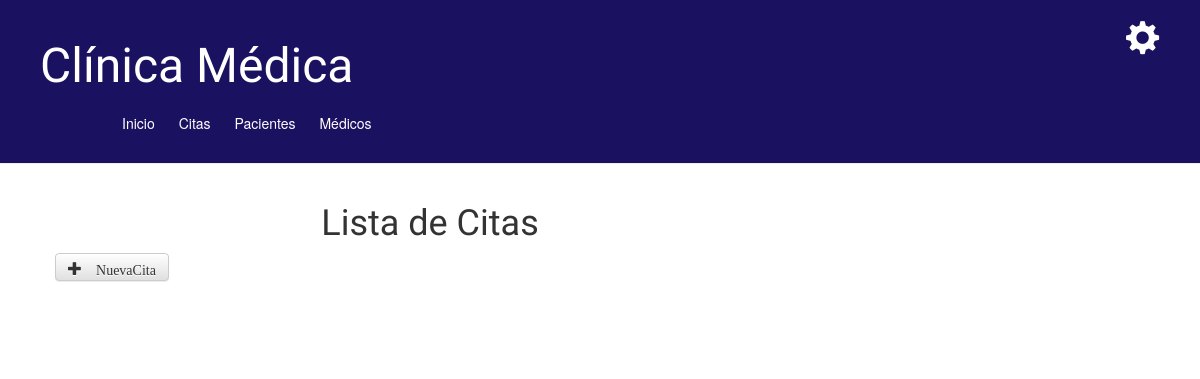
Before: / with the older database file.
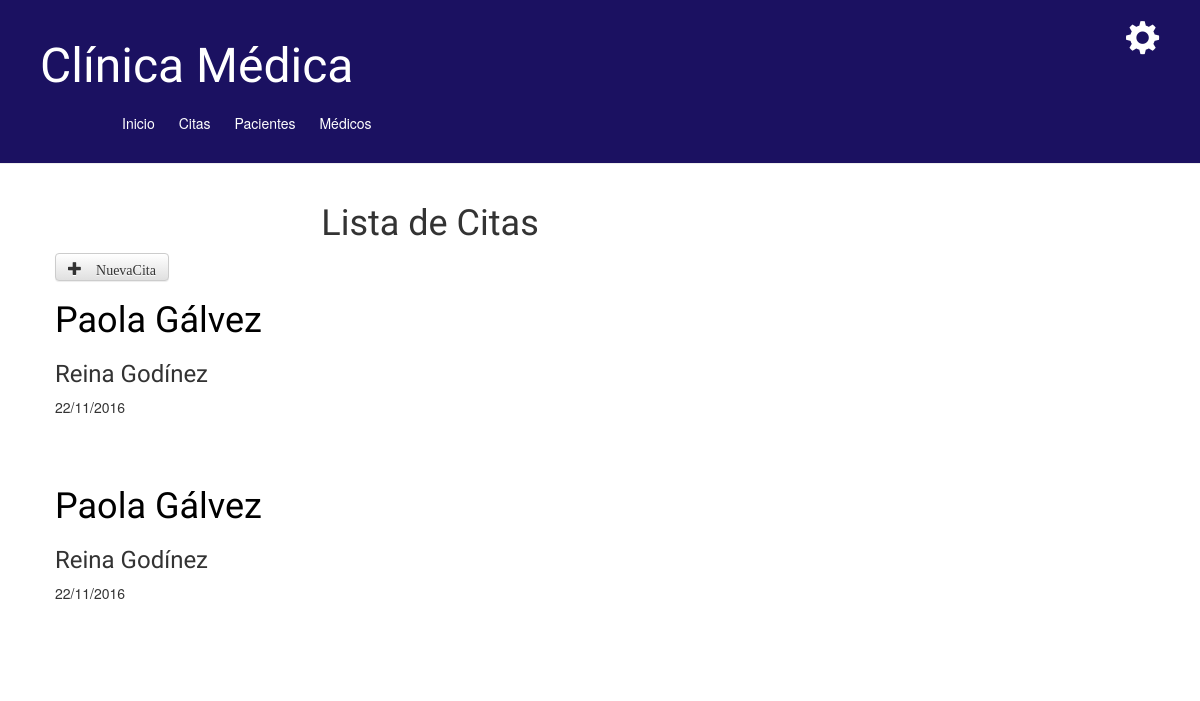
After: the same page with the newer database file.
### cita/models.py (models this page shows)
class Cita(models.Model):
    medico = models.ForeignKey(Medico, on_delete=models.CASCADE)
    paciente = models.ForeignKey(Paciente, on_delete=models.CASCADE)
    fecha = models.CharField(max_length=12, blank=False, null=True)
    hora = models.CharField(max_length=6, blank=False, null=True)
    observaciones = models.CharField(max_length=150, blank=True, null=True)

class Paciente(models.Model):
    nombre    = models.CharField(max_length=30)
    apellido  = models.CharField(max_length=20)
    edad      = models.IntegerField()
    sexo      = models.CharField(max_length=10)
    def __str__(self):
        return self.nombre + ' ' + self.apellido

class Medico(models.Model):
    nombre           = models.CharField(max_length=30)
    apellido         = models.CharField(max_length=20)
    especialidad     = models.CharField(max_length=25)
    telefono         = models.CharField(max_length=10)
    fecha_nacimiento = models.DateField()
    def __str__(self):
        return self.nombre + ' ' + self.apellido

### cita/views.py (the view)
# urls.py: url(r'^$', views.ListaCita),
def ListaCita(request):
    citas = Cita.objects.all
    return render(request, 'cita/ListaCita.html', {'citas':citas})

### cita/templates/cita/ListaCita.html (shortened to what this page needs)
{% extends 'cita/base.html' %}
{% block content %}
<h1 align="center">Lista de Citas</h1>
<a class="btn btn-default" href="{% url 'NuevaCita' %}"><span class="glyphicon glyphicon-plus"> NuevaCita</span></a>
    <div class="post">
      {% for post in citas %}
         <div class="post">
             <h1><a href="{% url 'cita.views.DetalleCita' pk=post.pk %}">{{ post.paciente }}</a></h1>
             <h3>{{ post.medico }}</h3>
             <p>{{ post.fecha }}</p>
         </div>
      {% endfor %}
    </div>
{% endblock %}

### cita/templates/cita/base.html (shortened to what this page needs)
{% load staticfiles %}
<html>
    <head>
        <link rel="stylesheet" href="//maxcdn.bootstrapcdn.com/bootstrap/3.2.0/css/bootstrap.min.css">
        <link rel="stylesheet" href="//maxcdn.bootstrapcdn.com/bootstrap/3.2.0/css/bootstrap-theme.min.css">
        <link rel="stylesheet" href="{% static 'css/cita.css' %}">
    </head>
    <body>
      <div class="page-header">
         <a class="top-menu"><span class="glyphicon glyphicon-cog"></span></a>
        <h1><a href="/">Clínica Médica</a></h1>
        <div class="header">
        <nav>
          <ul class="nav">
            <li><a href="/">Inicio</a></li>
            <li><a href="/">Citas</a>
            </li>
            <li><a href="/pacientes/">Pacientes</a>
            </li>
            <li><a href="/medicos/">Médicos</a>
            </li>
          </ul>
        </nav>
        </div>
      </div>
      <div class="content container">
        <div class="row">
          <div class="col-md-8">
            {% block content %}
            {% endblock %}
          </div>
          </div>
        </div>
    </body>
</html>

### cita/static/css/cita.css (style rules this page uses)
.page-header { background-color: #1b1161; margin-top: 0; padding: 20px 20px 20px 40px; }
.page-header h1, .page-header h1 a, .page-header h1 a:visited, .page-header h1 a:active { color: #ffffff; font-size: 36pt; text-decoration: none; }
.content { margin-left: 40px; }
h1, h2, h3, h4 { font-family: 'Lobster', cursive; }
.top-menu, .top-menu:hover, .top-menu:visited { color: #ffffff; float: right; font-size: 26pt; margin-right: 20px; }
.post { margin-bottom: 70px; }
.post h1 a, .post h1 a:visited { color: #000000; }
ul, ol { list-style:none; }
.nav { width:1000px; margin:0 auto; }
.nav > li { float:left; }
.nav li a { background-color:#1b1161; color:#fff; text-decoration:none; padding:10px 12px; display:block; }

Changed rows visible on the page:
added Cita: paciente "Paola Gálvez", medico "Reina Godínez", fecha "22/11/2016"
added Cita: paciente "Paola Gálvez", medico "Reina Godínez", fecha "22/11/2016"
